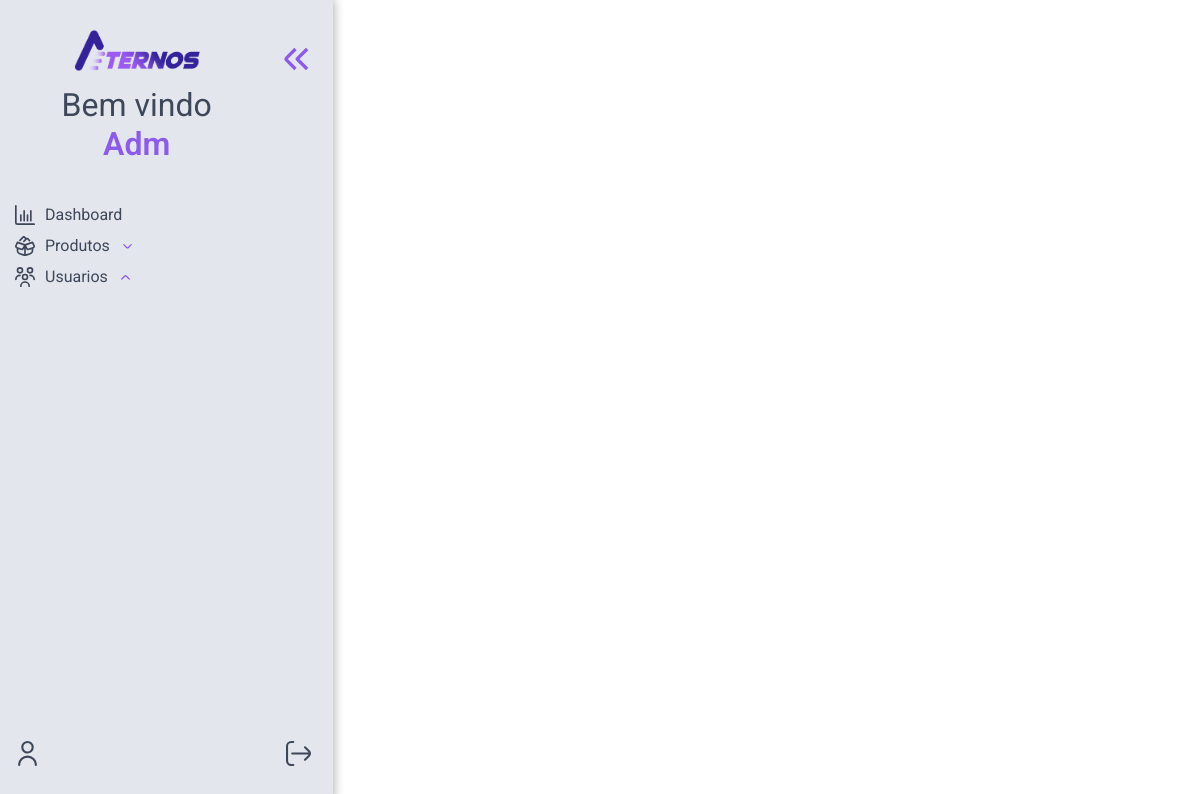
The app's page /index.php (signed in), older data.
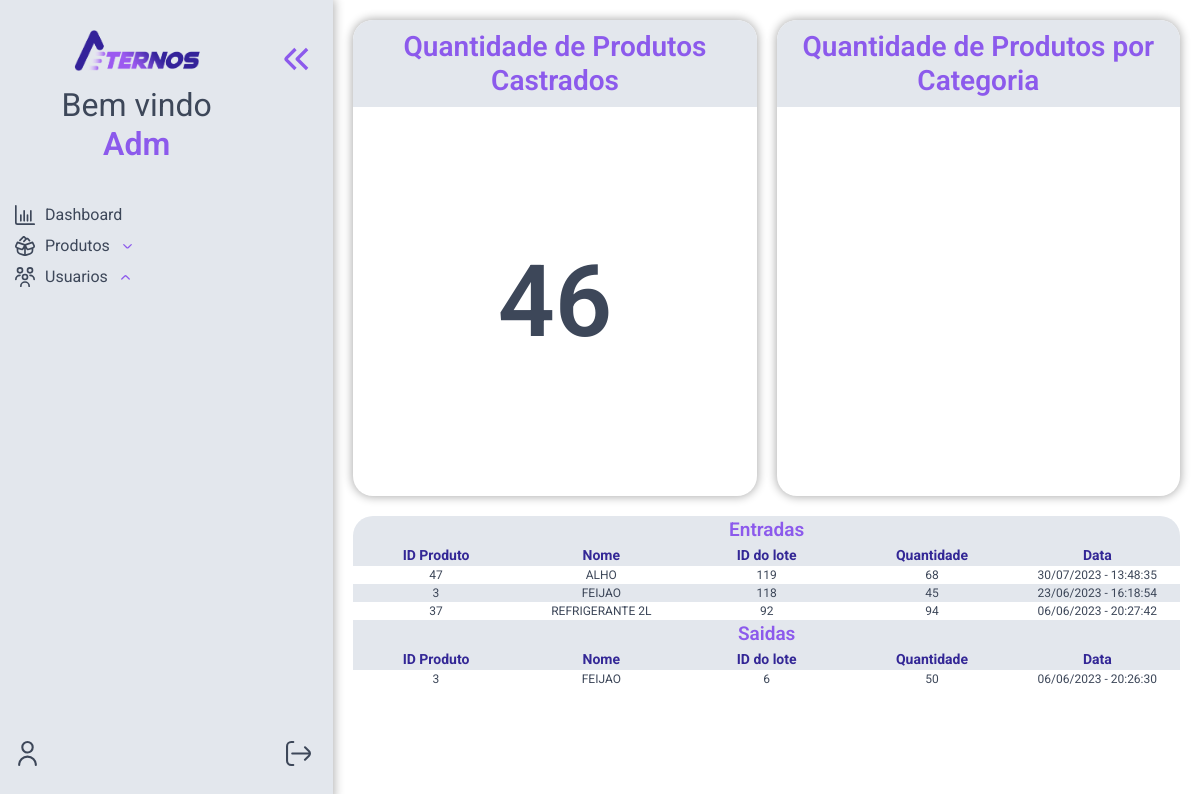
The same page, newer data.
### tables this page shows
CREATE TABLE `log_lotes` (
  `id` int(11) NOT NULL,
  `tipo` varchar(45) DEFAULT NULL,
  `id_produto` int(11) DEFAULT NULL,
  `nome_produto` varchar(45) DEFAULT NULL,
  `id_lotes` int(11) DEFAULT NULL,
  `quantidade` int(11) DEFAULT NULL,
  `data_manipulacao` datetime DEFAULT NULL
);

CREATE TABLE `produtos` (
  `id` int(11) NOT NULL,
  `codigo` varchar(20) DEFAULT NULL,
  `nome` varchar(45) NOT NULL,
  `id_categoria` int(11) DEFAULT NULL,
  `data_cadastro` datetime DEFAULT current_timestamp()
);

### config/Conn.php (called while the page is built, shortened)
<?php
    abstract class Conn
    {
        public function connUser(){
            $this->conn = new mysqli(DB_HOST,DB_USER,DB_PASSWORD,DB_NAME);
        }
    }
?>

### classes/Crud.php (called while the page is built, shortened)
<?php
    require_once ABSPATH."config/Conn.php";
    class Crud extends Conn {
        public function select($col, $tabela, $cond = null, $order = null){
            $sql = "SELECT $col FROM $tabela";
            if ($cond !== null) {
                $sql .= " WHERE $cond";
            }
            if ($order !== null) {
                $sql .= " ORDER BY $order";
            }
            return $this->conn->query($sql);
        }
    }
?>

### index.php (the view, shortened to what the changed rows need)
<?php
    require_once ABSPATH."classes/Crud.php";
    $crud = new Crud();
    $select = $crud->select('c.id, c.nome AS categoria,
             COUNT(p.id) AS quantidade_de_produtos',
            'categoria c
            LEFT JOIN produtos p ON c.id = p.id_categoria
            GROUP BY c.id, c.nome');
    $selectProdutos = $crud->select('count(id) as qtd','produtos');
    $select3Entradas = $crud->select('
        p.id AS ID_Produto,
        p.nome AS Nome,
        ll.id_lotes AS ID_do_Lote,
        ll.quantidade AS Quantidade,
        ll.data_manipulacao AS Data_de_Entrada',
        'produtos p
        JOIN log_lotes ll ON p.id = ll.id_produto',
        "ll.tipo = 'Entrada'",
        'll.data_manipulacao DESC
        LIMIT 3;');
    $select3Saidas = $crud->select('
        ll.id_produto AS ID_Produto,
        p.nome AS Nome,
        ll.id_lotes AS ID_do_Lote,
        ll.quantidade AS Quantidade,
        ll.data_manipulacao AS Data_da_Saida',
        'log_lotes ll
        JOIN produtos p ON ll.id_produto = p.id',
        "ll.tipo = 'Saida'",
        'll.id DESC
        LIMIT 3;');
        ?>
<?php include_once ABSPATH.'layout/header.php';?>
<body class="main-index">
    <?php include_once ABSPATH.'layout/menu-lateral.php';?>
    <main class="corpo">
        <section class="box-grid" >
            <?php if ($selectProdutos->num_rows > 0) { ?>
                <?php while ($linhas = $selectProdutos->fetch_object()) { ?>
                                <?php if(!$linhas->qtd == 0){ ?>
                <div class="total-produtos" <?php if($_SESSION['nivel'] < 1){ ?>
                    style="grid-column: 1; grid-row: 1/span 2;" <?php } ?> >
                        <h2>Quantidade de Produtos Castrados</h2>
                        <div class="value">
                                <span><?= $linhas->qtd?></span>
                        </div>
                    </div>
                    <?php } ?>
            <?php } }?>
            <?php if ($select->num_rows > 0) { ?>
                <div class="chart-container" <?php if($_SESSION['nivel'] < 1){ ?>
                    style="grid-column: 2; grid-row: 1/span 2;" <?php } ?> >
                    <h2>Quantidade de Produtos por Categoria</h2>
                    <div id="piechart"></div>
                </div>
            <?php } ?>
            <?php if(($_SESSION['nivel'] >= 1)){ ?>
                <div class="ultimas-entradas-saidas">
                <?php if ($select3Entradas->num_rows > 0){ ?>
                    <h2>Entradas</h2>
                        <table class="table-entrada-saida">
                            <thead>
                                <tr>
                                    <th class="codigo" scope="col">ID Produto</th>
                                    <th class="codigo" scope="col">Nome</th>
                                    <th class="nome" scope="col">ID do lote</th>
                                    <th class="nome" scope="col">Quantidade</th>
                                    <th class="total" scope="col">Data</th>
                                </tr>
                            </thead>
                            <tbody>
                                        <?php while($rows = $select3Entradas->fetch_object()){
                                            $data_manipulacao = strtotime($rows->Data_de_Entrada);
                                            ?>
                                            <tr>
                                                <td><?php echo $rows->ID_Produto;?></td>
                                                <td><?php echo $rows->Nome;?></td>
                                                <td><?php echo $rows->ID_do_Lote;?></td>
                                                <td><?php echo $rows->Quantidade;?></td>
                                                <td><?php echo date('d/m/Y - H:i:s', $data_manipulacao);?></td>
                                <?php
                                        } ?>
                            </tbody>
                        </table>
                        <?php } ?>
                        <?php if ($select3Saidas->num_rows > 0){ ?>
                    <h2 style="border-radius: 0;">Saidas</h2>
                        <table style="border-radius: 0 0 20px 20px;" class="table-entrada-saida">
                            <thead>
                                <tr>
                                    <th class="codigo" scope="col">ID Produto</th>
                                    <th class="codigo" scope="col">Nome</th>
                                    <th class="nome" scope="col">ID do lote</th>
                                    <th class="nome" scope="col">Quantidade</th>
                                    <th class="total" scope="col">Data</th>
                                </tr>
                            </thead>
                            <tbody>
                                    <?php while($rows = $select3Saidas->fetch_object()){
                                            $data_manipulacao = strtotime($rows->Data_da_Saida);
                                            ?>
                                            <tr>
                                                <td><?php echo $rows->ID_Produto;?></td>
                                                <td><?php echo $rows->Nome;?></td>
                                                <td><?php echo $rows->ID_do_Lote;?></td>
                                                <td><?php echo $rows->Quantidade;?></td>
                                                <td><?php echo date('d/m/Y - H:i:s', $data_manipulacao);?></td>
                                <?php } ?>
                            </tbody>
                        </table>
                        <?php  } ?>
                </div>
            <?php } ?>
        </section>
    </main>
</body>
</html>

Row changes from the older to the newer data that the page shows:
added log_lotes: id_produto "47", id_produto.nome "ALHO", id_lotes "119", quantidade "68", data_manipulacao "30/07/2023 - 13:48:35", shown under "Entradas"
added log_lotes: id_produto "3", id_produto.nome "FEIJAO", id_lotes "118", quantidade "45", data_manipulacao "23/06/2023 - 16:18:54", shown under "Entradas"
added log_lotes: id_produto "37", id_produto.nome "REFRIGERANTE 2L", id_lotes "92", quantidade "94", data_manipulacao "06/06/2023 - 20:27:42", shown under "Entradas"
added log_lotes: id_produto "3", id_produto.nome "FEIJAO", id_lotes "6", quantidade "50", data_manipulacao "06/06/2023 - 20:26:30", shown under "Saidas"
Text that changed along with them:
new list line: "Quantidade de Produtos Castrados 46"
text now shown: "Quantidade de Produtos por Categoria Entradas ID Produto Nome ID do lote Quantidade Data Saidas ID Produto Nome ID do lote Quantidade Data"
